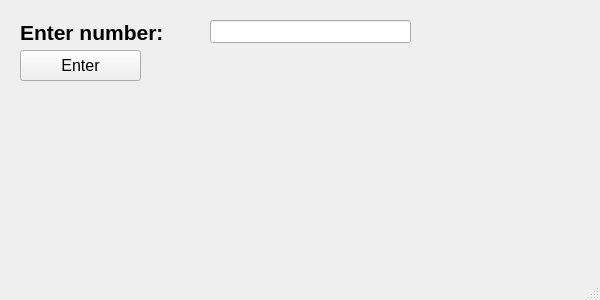
<?xml version="1.0" encoding="UTF-8"?>
<ui version="4.0">
 <class>MainWindow</class>
 <widget class="QMainWindow" name="MainWindow">
  <property name="geometry">
   <rect>
    <x>0</x>
    <y>0</y>
    <width>600</width>
    <height>300</height>
   </rect>
  </property>
  <property name="sizePolicy">
   <sizepolicy hsizetype="Minimum" vsizetype="Minimum">
    <horstretch>0</horstretch>
    <verstretch>0</verstretch>
   </sizepolicy>
  </property>
  <property name="minimumSize">
   <size>
    <width>600</width>
    <height>300</height>
   </size>
  </property>
  <property name="maximumSize">
   <size>
    <width>600</width>
    <height>300</height>
   </size>
  </property>
  <property name="windowTitle">
   <string>Task 3</string>
  </property>
  <widget class="QWidget" name="centralwidget">
   <widget class="QLabel" name="label_2">
    <property name="geometry">
     <rect>
      <x>10</x>
      <y>150</y>
      <width>571</width>
      <height>81</height>
     </rect>
    </property>
    <property name="font">
     <font>
      <pointsize>16</pointsize>
      <weight>50</weight>
      <bold>false</bold>
     </font>
    </property>
    <property name="text">
     <string/>
    </property>
    <property name="alignment">
     <set>Qt::AlignCenter</set>
    </property>
   </widget>
   <widget class="QLabel" name="label">
    <property name="geometry">
     <rect>
      <x>20</x>
      <y>20</y>
      <width>171</width>
      <height>25</height>
     </rect>
    </property>
    <property name="sizePolicy">
     <sizepolicy hsizetype="Preferred" vsizetype="Preferred">
      <horstretch>0</horstretch>
      <verstretch>0</verstretch>
     </sizepolicy>
    </property>
    <property name="maximumSize">
     <size>
      <width>600</width>
      <height>400</height>
     </size>
    </property>
    <property name="font">
     <font>
      <pointsize>16</pointsize>
      <weight>75</weight>
      <bold>true</bold>
     </font>
    </property>
    <property name="text">
     <string>Enter number:</string>
    </property>
   </widget>
   <widget class="QPushButton" name="pushButton">
    <property name="geometry">
     <rect>
      <x>20</x>
      <y>50</y>
      <width>121</width>
      <height>31</height>
     </rect>
    </property>
    <property name="font">
     <font>
      <pointsize>12</pointsize>
     </font>
    </property>
    <property name="text">
     <string>Enter</string>
    </property>
   </widget>
   <widget class="QLineEdit" name="lineEdit">
    <property name="geometry">
     <rect>
      <x>210</x>
      <y>20</y>
      <width>201</width>
      <height>23</height>
     </rect>
    </property>
    <property name="maxLength">
     <number>19</number>
    </property>
   </widget>
  </widget>
  <widget class="QMenuBar" name="menubar">
   <property name="geometry">
    <rect>
     <x>0</x>
     <y>0</y>
     <width>600</width>
     <height>20</height>
    </rect>
   </property>
  </widget>
  <widget class="QStatusBar" name="statusbar"/>
 </widget>
 <resources/>
 <connections/>
</ui>
